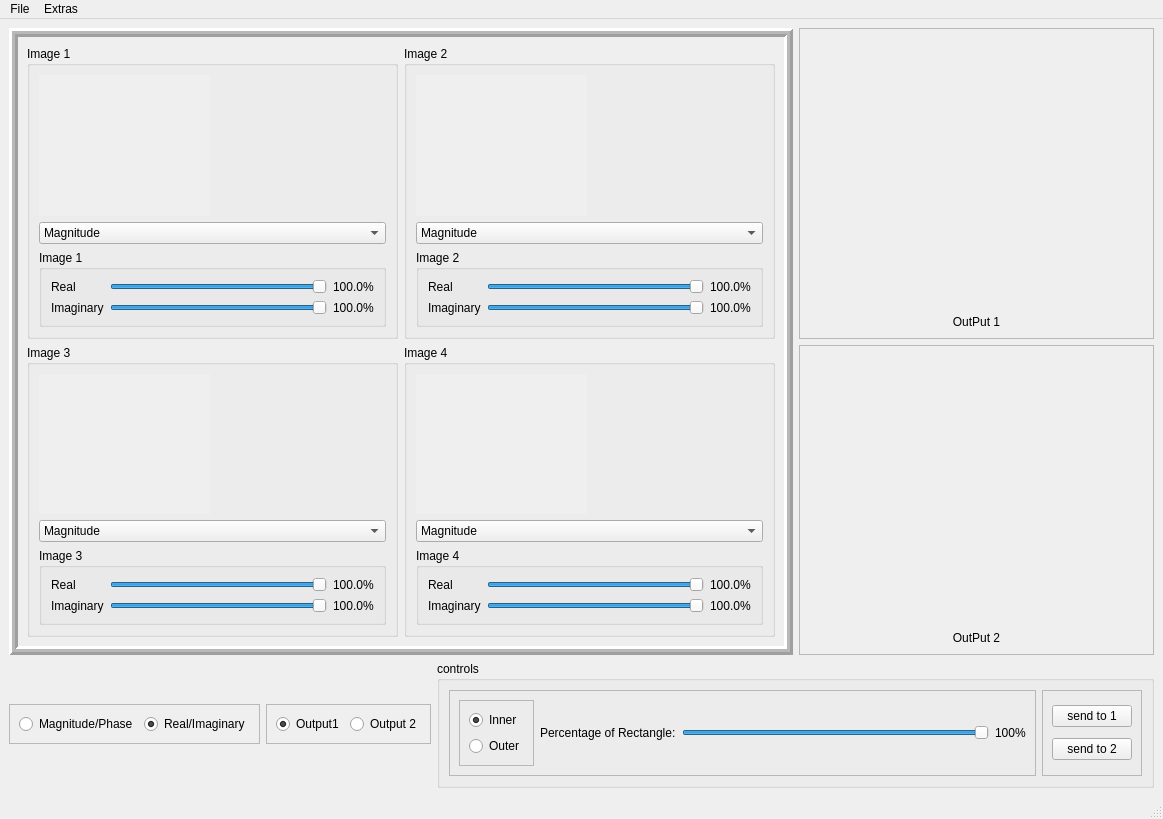
<?xml version="1.0" encoding="UTF-8"?>
<ui version="4.0">
 <class>MainWindow</class>
 <widget class="QMainWindow" name="MainWindow">
  <property name="geometry">
   <rect>
    <x>0</x>
    <y>0</y>
    <width>1163</width>
    <height>819</height>
   </rect>
  </property>
  <property name="windowTitle">
   <string>MainWindow</string>
  </property>
  <widget class="QWidget" name="centralwidget">
   <layout class="QGridLayout" name="gridLayout">
    <item row="0" column="0" rowspan="2" colspan="3">
     <widget class="QFrame" name="frame_3">
      <property name="sizePolicy">
       <sizepolicy hsizetype="Expanding" vsizetype="Expanding">
        <horstretch>0</horstretch>
        <verstretch>0</verstretch>
       </sizepolicy>
      </property>
      <property name="frameShape">
       <enum>QFrame::Box</enum>
      </property>
      <property name="frameShadow">
       <enum>QFrame::Raised</enum>
      </property>
      <property name="lineWidth">
       <number>3</number>
      </property>
      <property name="midLineWidth">
       <number>3</number>
      </property>
      <layout class="QGridLayout" name="gridLayout_2">
       <item row="0" column="0">
        <widget class="QGroupBox" name="groupBox_7">
         <property name="title">
          <string>Image 1</string>
         </property>
         <layout class="QGridLayout" name="gridLayout_11">
          <item row="0" column="0">
           <widget class="QLabel" name="inImage1">
            <property name="sizePolicy">
             <sizepolicy hsizetype="Expanding" vsizetype="Expanding">
              <horstretch>0</horstretch>
              <verstretch>0</verstretch>
             </sizepolicy>
            </property>
            <property name="autoFillBackground">
             <bool>true</bool>
            </property>
            <property name="text">
             <string/>
            </property>
            <property name="alignment">
             <set>Qt::AlignCenter</set>
            </property>
           </widget>
          </item>
          <item row="0" column="1">
           <widget class="QLabel" name="Graph1">
            <property name="sizePolicy">
             <sizepolicy hsizetype="Expanding" vsizetype="Preferred">
              <horstretch>0</horstretch>
              <verstretch>0</verstretch>
             </sizepolicy>
            </property>
            <property name="text">
             <string/>
            </property>
            <property name="alignment">
             <set>Qt::AlignCenter</set>
            </property>
           </widget>
          </item>
          <item row="1" column="0" colspan="2">
           <widget class="QComboBox" name="inType1">
            <item>
             <property name="text">
              <string>Magnitude</string>
             </property>
            </item>
            <item>
             <property name="text">
              <string>Phase</string>
             </property>
            </item>
            <item>
             <property name="text">
              <string>Real</string>
             </property>
            </item>
            <item>
             <property name="text">
              <string>Imaginary</string>
             </property>
            </item>
           </widget>
          </item>
          <item row="2" column="0" colspan="2">
           <widget class="QGroupBox" name="groupBox_10">
            <property name="sizePolicy">
             <sizepolicy hsizetype="Preferred" vsizetype="Minimum">
              <horstretch>0</horstretch>
              <verstretch>0</verstretch>
             </sizepolicy>
            </property>
            <property name="title">
             <string>Image 1</string>
            </property>
            <layout class="QGridLayout" name="gridLayout_13">
             <item row="0" column="0">
              <widget class="QLabel" name="title1_3">
               <property name="text">
                <string>Real</string>
               </property>
              </widget>
             </item>
             <item row="0" column="1">
              <widget class="QSlider" name="control1_3">
               <property name="minimum">
                <number>0</number>
               </property>
               <property name="maximum">
                <number>1000</number>
               </property>
               <property name="value">
                <number>1000</number>
               </property>
               <property name="orientation">
                <enum>Qt::Horizontal</enum>
               </property>
              </widget>
             </item>
             <item row="0" column="2">
              <widget class="QLabel" name="value1_3">
               <property name="text">
                <string>100.0%</string>
               </property>
              </widget>
             </item>
             <item row="1" column="0">
              <widget class="QLabel" name="title1_4">
               <property name="text">
                <string>Imaginary</string>
               </property>
              </widget>
             </item>
             <item row="1" column="1">
              <widget class="QSlider" name="control1_4">
               <property name="minimum">
                <number>0</number>
               </property>
               <property name="maximum">
                <number>1000</number>
               </property>
               <property name="value">
                <number>1000</number>
               </property>
               <property name="orientation">
                <enum>Qt::Horizontal</enum>
               </property>
              </widget>
             </item>
             <item row="1" column="2">
              <widget class="QLabel" name="value1_4">
               <property name="text">
                <string>100.0%</string>
               </property>
              </widget>
             </item>
            </layout>
           </widget>
          </item>
         </layout>
        </widget>
       </item>
       <item row="0" column="1">
        <widget class="QGroupBox" name="groupBox_8">
         <property name="title">
          <string>Image 2</string>
         </property>
         <layout class="QGridLayout" name="gridLayout_12">
          <item row="0" column="0">
           <widget class="QLabel" name="inImage2">
            <property name="sizePolicy">
             <sizepolicy hsizetype="Expanding" vsizetype="Expanding">
              <horstretch>0</horstretch>
              <verstretch>0</verstretch>
             </sizepolicy>
            </property>
            <property name="autoFillBackground">
             <bool>true</bool>
            </property>
            <property name="text">
             <string/>
            </property>
            <property name="alignment">
             <set>Qt::AlignCenter</set>
            </property>
           </widget>
          </item>
          <item row="1" column="0" colspan="2">
           <widget class="QComboBox" name="inType2">
            <item>
             <property name="text">
              <string>Magnitude</string>
             </property>
            </item>
            <item>
             <property name="text">
              <string>Phase</string>
             </property>
            </item>
            <item>
             <property name="text">
              <string>Real</string>
             </property>
            </item>
            <item>
             <property name="text">
              <string>Imaginary</string>
             </property>
            </item>
           </widget>
          </item>
          <item row="0" column="1">
           <widget class="QLabel" name="Graph2">
            <property name="sizePolicy">
             <sizepolicy hsizetype="Expanding" vsizetype="Preferred">
              <horstretch>0</horstretch>
              <verstretch>0</verstretch>
             </sizepolicy>
            </property>
            <property name="text">
             <string/>
            </property>
            <property name="alignment">
             <set>Qt::AlignCenter</set>
            </property>
           </widget>
          </item>
          <item row="2" column="0" colspan="2">
           <widget class="QGroupBox" name="groupBox_11">
            <property name="title">
             <string>Image 2</string>
            </property>
            <layout class="QGridLayout" name="gridLayout_14">
             <item row="0" column="0">
              <widget class="QLabel" name="title2_3">
               <property name="text">
                <string>Real</string>
               </property>
              </widget>
             </item>
             <item row="0" column="1">
              <widget class="QSlider" name="control2_3">
               <property name="minimum">
                <number>0</number>
               </property>
               <property name="maximum">
                <number>1000</number>
               </property>
               <property name="value">
                <number>1000</number>
               </property>
               <property name="orientation">
                <enum>Qt::Horizontal</enum>
               </property>
              </widget>
             </item>
             <item row="0" column="2">
              <widget class="QLabel" name="value2_3">
               <property name="text">
                <string>100.0%</string>
               </property>
              </widget>
             </item>
             <item row="1" column="0">
              <widget class="QLabel" name="title2_4">
               <property name="text">
                <string>Imaginary</string>
               </property>
              </widget>
             </item>
             <item row="1" column="1">
              <widget class="QSlider" name="control2_4">
               <property name="minimum">
                <number>0</number>
               </property>
               <property name="maximum">
                <number>1000</number>
               </property>
               <property name="value">
                <number>1000</number>
               </property>
               <property name="orientation">
                <enum>Qt::Horizontal</enum>
               </property>
              </widget>
             </item>
             <item row="1" column="2">
              <widget class="QLabel" name="value2_4">
               <property name="text">
                <string>100.0%</string>
               </property>
              </widget>
             </item>
            </layout>
           </widget>
          </item>
         </layout>
        </widget>
       </item>
       <item row="1" column="0">
        <widget class="QGroupBox" name="groupBox_6">
         <property name="title">
          <string>Image 3</string>
         </property>
         <layout class="QGridLayout" name="gridLayout_10">
          <item row="0" column="0">
           <widget class="QLabel" name="inImage3">
            <property name="sizePolicy">
             <sizepolicy hsizetype="Expanding" vsizetype="Expanding">
              <horstretch>0</horstretch>
              <verstretch>0</verstretch>
             </sizepolicy>
            </property>
            <property name="autoFillBackground">
             <bool>true</bool>
            </property>
            <property name="text">
             <string/>
            </property>
            <property name="alignment">
             <set>Qt::AlignCenter</set>
            </property>
           </widget>
          </item>
          <item row="0" column="1">
           <widget class="QLabel" name="Graph3">
            <property name="sizePolicy">
             <sizepolicy hsizetype="Expanding" vsizetype="Preferred">
              <horstretch>0</horstretch>
              <verstretch>0</verstretch>
             </sizepolicy>
            </property>
            <property name="text">
             <string/>
            </property>
            <property name="alignment">
             <set>Qt::AlignCenter</set>
            </property>
           </widget>
          </item>
          <item row="1" column="0" colspan="2">
           <widget class="QComboBox" name="inType3">
            <item>
             <property name="text">
              <string>Magnitude</string>
             </property>
            </item>
            <item>
             <property name="text">
              <string>Phase</string>
             </property>
            </item>
            <item>
             <property name="text">
              <string>Real</string>
             </property>
            </item>
            <item>
             <property name="text">
              <string>Imaginary</string>
             </property>
            </item>
           </widget>
          </item>
          <item row="2" column="0" colspan="2">
           <widget class="QGroupBox" name="groupBox_12">
            <property name="sizePolicy">
             <sizepolicy hsizetype="Preferred" vsizetype="Minimum">
              <horstretch>0</horstretch>
              <verstretch>0</verstretch>
             </sizepolicy>
            </property>
            <property name="title">
             <string>Image 3</string>
            </property>
            <layout class="QGridLayout" name="gridLayout_15">
             <item row="0" column="0">
              <widget class="QLabel" name="title3_3">
               <property name="text">
                <string>Real</string>
               </property>
              </widget>
             </item>
             <item row="0" column="1">
              <widget class="QSlider" name="control3_3">
               <property name="minimum">
                <number>0</number>
               </property>
               <property name="maximum">
                <number>1000</number>
               </property>
               <property name="value">
                <number>1000</number>
               </property>
               <property name="orientation">
                <enum>Qt::Horizontal</enum>
               </property>
              </widget>
             </item>
             <item row="0" column="2">
              <widget class="QLabel" name="value3_3">
               <property name="text">
                <string>100.0%</string>
               </property>
              </widget>
             </item>
             <item row="1" column="0">
              <widget class="QLabel" name="title3_4">
               <property name="text">
                <string>Imaginary</string>
               </property>
              </widget>
             </item>
             <item row="1" column="1">
              <widget class="QSlider" name="control3_4">
               <property name="minimum">
                <number>0</number>
               </property>
               <property name="maximum">
                <number>1000</number>
               </property>
               <property name="value">
                <number>1000</number>
               </property>
               <property name="orientation">
                <enum>Qt::Horizontal</enum>
               </property>
              </widget>
             </item>
             <item row="1" column="2">
              <widget class="QLabel" name="value3_4">
               <property name="text">
                <string>100.0%</string>
               </property>
              </widget>
             </item>
            </layout>
           </widget>
          </item>
         </layout>
        </widget>
       </item>
       <item row="1" column="1">
        <widget class="QGroupBox" name="groupBox_5">
         <property name="title">
          <string>Image 4</string>
         </property>
         <layout class="QGridLayout" name="gridLayout_4">
          <item row="0" column="0">
           <widget class="QLabel" name="inImage4">
            <property name="sizePolicy">
             <sizepolicy hsizetype="Expanding" vsizetype="Expanding">
              <horstretch>0</horstretch>
              <verstretch>0</verstretch>
             </sizepolicy>
            </property>
            <property name="autoFillBackground">
             <bool>true</bool>
            </property>
            <property name="text">
             <string/>
            </property>
            <property name="alignment">
             <set>Qt::AlignCenter</set>
            </property>
           </widget>
          </item>
          <item row="0" column="1">
           <widget class="QLabel" name="Graph4">
            <property name="sizePolicy">
             <sizepolicy hsizetype="Expanding" vsizetype="Preferred">
              <horstretch>0</horstretch>
              <verstretch>0</verstretch>
             </sizepolicy>
            </property>
            <property name="text">
             <string/>
            </property>
            <property name="alignment">
             <set>Qt::AlignCenter</set>
            </property>
           </widget>
          </item>
          <item row="1" column="0" colspan="2">
           <widget class="QComboBox" name="inType4">
            <item>
             <property name="text">
              <string>Magnitude</string>
             </property>
            </item>
            <item>
             <property name="text">
              <string>Phase</string>
             </property>
            </item>
            <item>
             <property name="text">
              <string>Real</string>
             </property>
            </item>
            <item>
             <property name="text">
              <string>Imaginary</string>
             </property>
            </item>
           </widget>
          </item>
          <item row="2" column="0" colspan="2">
           <widget class="QGroupBox" name="groupBox_13">
            <property name="sizePolicy">
             <sizepolicy hsizetype="Preferred" vsizetype="Minimum">
              <horstretch>0</horstretch>
              <verstretch>0</verstretch>
             </sizepolicy>
            </property>
            <property name="title">
             <string>Image 4</string>
            </property>
            <layout class="QGridLayout" name="gridLayout_16">
             <item row="0" column="0">
              <widget class="QLabel" name="title4_3">
               <property name="text">
                <string>Real</string>
               </property>
              </widget>
             </item>
             <item row="0" column="1">
              <widget class="QSlider" name="control4_3">
               <property name="minimum">
                <number>0</number>
               </property>
               <property name="maximum">
                <number>1000</number>
               </property>
               <property name="value">
                <number>1000</number>
               </property>
               <property name="orientation">
                <enum>Qt::Horizontal</enum>
               </property>
              </widget>
             </item>
             <item row="0" column="2">
              <widget class="QLabel" name="value4_3">
               <property name="text">
                <string>100.0%</string>
               </property>
              </widget>
             </item>
             <item row="1" column="0">
              <widget class="QLabel" name="title4_4">
               <property name="text">
                <string>Imaginary</string>
               </property>
              </widget>
             </item>
             <item row="1" column="1">
              <widget class="QSlider" name="control4_4">
               <property name="minimum">
                <number>0</number>
               </property>
               <property name="maximum">
                <number>1000</number>
               </property>
               <property name="value">
                <number>1000</number>
               </property>
               <property name="orientation">
                <enum>Qt::Horizontal</enum>
               </property>
              </widget>
             </item>
             <item row="1" column="2">
              <widget class="QLabel" name="value4_4">
               <property name="text">
                <string>100.0%</string>
               </property>
              </widget>
             </item>
            </layout>
           </widget>
          </item>
         </layout>
        </widget>
       </item>
      </layout>
     </widget>
    </item>
    <item row="0" column="3">
     <widget class="QFrame" name="frame_22">
      <property name="frameShape">
       <enum>QFrame::StyledPanel</enum>
      </property>
      <property name="frameShadow">
       <enum>QFrame::Raised</enum>
      </property>
      <layout class="QVBoxLayout" name="verticalLayout_12">
       <item>
        <widget class="QLabel" name="outImage1_3">
         <property name="sizePolicy">
          <sizepolicy hsizetype="Minimum" vsizetype="Expanding">
           <horstretch>0</horstretch>
           <verstretch>0</verstretch>
          </sizepolicy>
         </property>
         <property name="text">
          <string/>
         </property>
         <property name="alignment">
          <set>Qt::AlignCenter</set>
         </property>
        </widget>
       </item>
       <item>
        <widget class="QLabel" name="label_13">
         <property name="sizePolicy">
          <sizepolicy hsizetype="Minimum" vsizetype="Minimum">
           <horstretch>0</horstretch>
           <verstretch>0</verstretch>
          </sizepolicy>
         </property>
         <property name="text">
          <string>OutPut 1</string>
         </property>
         <property name="alignment">
          <set>Qt::AlignCenter</set>
         </property>
        </widget>
       </item>
      </layout>
     </widget>
    </item>
    <item row="1" column="3">
     <widget class="QFrame" name="frame_23">
      <property name="frameShape">
       <enum>QFrame::StyledPanel</enum>
      </property>
      <property name="frameShadow">
       <enum>QFrame::Raised</enum>
      </property>
      <layout class="QVBoxLayout" name="verticalLayout_13">
       <item>
        <widget class="QLabel" name="outImage2_2">
         <property name="sizePolicy">
          <sizepolicy hsizetype="Minimum" vsizetype="Expanding">
           <horstretch>0</horstretch>
           <verstretch>0</verstretch>
          </sizepolicy>
         </property>
         <property name="text">
          <string/>
         </property>
         <property name="alignment">
          <set>Qt::AlignCenter</set>
         </property>
        </widget>
       </item>
       <item>
        <widget class="QLabel" name="label_14">
         <property name="sizePolicy">
          <sizepolicy hsizetype="Minimum" vsizetype="Minimum">
           <horstretch>0</horstretch>
           <verstretch>0</verstretch>
          </sizepolicy>
         </property>
         <property name="text">
          <string>OutPut 2</string>
         </property>
         <property name="alignment">
          <set>Qt::AlignCenter</set>
         </property>
        </widget>
       </item>
      </layout>
     </widget>
    </item>
    <item row="2" column="0">
     <widget class="QFrame" name="frame_20">
      <property name="sizePolicy">
       <sizepolicy hsizetype="Fixed" vsizetype="Fixed">
        <horstretch>0</horstretch>
        <verstretch>0</verstretch>
       </sizepolicy>
      </property>
      <property name="frameShape">
       <enum>QFrame::StyledPanel</enum>
      </property>
      <property name="frameShadow">
       <enum>QFrame::Raised</enum>
      </property>
      <layout class="QHBoxLayout" name="horizontalLayout_8">
       <item>
        <widget class="QRadioButton" name="magPhase_2">
         <property name="text">
          <string>Magnitude/Phase</string>
         </property>
         <property name="checked">
          <bool>false</bool>
         </property>
        </widget>
       </item>
       <item>
        <widget class="QRadioButton" name="realImg_2">
         <property name="text">
          <string>Real/Imaginary</string>
         </property>
         <property name="checked">
          <bool>true</bool>
         </property>
        </widget>
       </item>
      </layout>
     </widget>
    </item>
    <item row="2" column="1">
     <widget class="QFrame" name="frame_21">
      <property name="sizePolicy">
       <sizepolicy hsizetype="Fixed" vsizetype="Fixed">
        <horstretch>0</horstretch>
        <verstretch>0</verstretch>
       </sizepolicy>
      </property>
      <property name="frameShape">
       <enum>QFrame::StyledPanel</enum>
      </property>
      <property name="frameShadow">
       <enum>QFrame::Raised</enum>
      </property>
      <layout class="QHBoxLayout" name="horizontalLayout_9">
       <item>
        <widget class="QRadioButton" name="radioOut_2">
         <property name="text">
          <string>Output1</string>
         </property>
         <property name="checked">
          <bool>true</bool>
         </property>
        </widget>
       </item>
       <item>
        <widget class="QRadioButton" name="radioOut2_2">
         <property name="text">
          <string>Output 2</string>
         </property>
        </widget>
       </item>
      </layout>
     </widget>
    </item>
    <item row="2" column="2" colspan="2">
     <widget class="QGroupBox" name="groupBox_9">
      <property name="sizePolicy">
       <sizepolicy hsizetype="Expanding" vsizetype="Preferred">
        <horstretch>0</horstretch>
        <verstretch>0</verstretch>
       </sizepolicy>
      </property>
      <property name="title">
       <string>controls</string>
      </property>
      <layout class="QHBoxLayout" name="horizontalLayout_2">
       <item>
        <widget class="QFrame" name="frame">
         <property name="sizePolicy">
          <sizepolicy hsizetype="Expanding" vsizetype="Preferred">
           <horstretch>0</horstretch>
           <verstretch>0</verstretch>
          </sizepolicy>
         </property>
         <property name="frameShape">
          <enum>QFrame::StyledPanel</enum>
         </property>
         <property name="frameShadow">
          <enum>QFrame::Raised</enum>
         </property>
         <layout class="QHBoxLayout" name="horizontalLayout">
          <item>
           <widget class="QFrame" name="frame_4">
            <property name="sizePolicy">
             <sizepolicy hsizetype="Fixed" vsizetype="Preferred">
              <horstretch>0</horstretch>
              <verstretch>0</verstretch>
             </sizepolicy>
            </property>
            <property name="frameShape">
             <enum>QFrame::StyledPanel</enum>
            </property>
            <property name="frameShadow">
             <enum>QFrame::Raised</enum>
            </property>
            <layout class="QVBoxLayout" name="verticalLayout_3">
             <item>
              <widget class="QRadioButton" name="InnerRadio">
               <property name="text">
                <string>Inner</string>
               </property>
               <property name="checked">
                <bool>true</bool>
               </property>
              </widget>
             </item>
             <item>
              <widget class="QRadioButton" name="OuterRadio">
               <property name="text">
                <string>Outer</string>
               </property>
              </widget>
             </item>
            </layout>
           </widget>
          </item>
          <item>
           <widget class="QLabel" name="label">
            <property name="text">
             <string>Percentage of Rectangle:</string>
            </property>
           </widget>
          </item>
          <item>
           <widget class="QSlider" name="percentcontrol">
            <property name="minimum">
             <number>10</number>
            </property>
            <property name="maximum">
             <number>1000</number>
            </property>
            <property name="value">
             <number>1000</number>
            </property>
            <property name="orientation">
             <enum>Qt::Horizontal</enum>
            </property>
           </widget>
          </item>
          <item>
           <widget class="QLabel" name="percentValue">
            <property name="text">
             <string>100%</string>
            </property>
           </widget>
          </item>
         </layout>
        </widget>
       </item>
       <item>
        <widget class="QFrame" name="frame_2">
         <property name="frameShape">
          <enum>QFrame::StyledPanel</enum>
         </property>
         <property name="frameShadow">
          <enum>QFrame::Raised</enum>
         </property>
         <layout class="QVBoxLayout" name="verticalLayout">
          <item>
           <widget class="QPushButton" name="sendto1">
            <property name="text">
             <string>send to 1</string>
            </property>
           </widget>
          </item>
          <item>
           <widget class="QPushButton" name="sendto2">
            <property name="text">
             <string>send to 2</string>
            </property>
           </widget>
          </item>
         </layout>
        </widget>
       </item>
      </layout>
     </widget>
    </item>
   </layout>
  </widget>
  <widget class="QMenuBar" name="menubar">
   <property name="geometry">
    <rect>
     <x>0</x>
     <y>0</y>
     <width>1163</width>
     <height>26</height>
    </rect>
   </property>
   <widget class="QMenu" name="menuFile">
    <property name="title">
     <string>File</string>
    </property>
    <addaction name="actionOpen"/>
    <addaction name="actionSave"/>
   </widget>
   <widget class="QMenu" name="menuExtras">
    <property name="title">
     <string>Extras</string>
    </property>
    <addaction name="actionReset"/>
   </widget>
   <addaction name="menuFile"/>
   <addaction name="menuExtras"/>
  </widget>
  <widget class="QStatusBar" name="statusbar"/>
  <action name="actionOpen">
   <property name="text">
    <string>Open</string>
   </property>
  </action>
  <action name="actionSave">
   <property name="text">
    <string>Save</string>
   </property>
  </action>
  <action name="actionReset">
   <property name="text">
    <string>Reset</string>
   </property>
  </action>
 </widget>
 <resources/>
 <connections/>
</ui>
